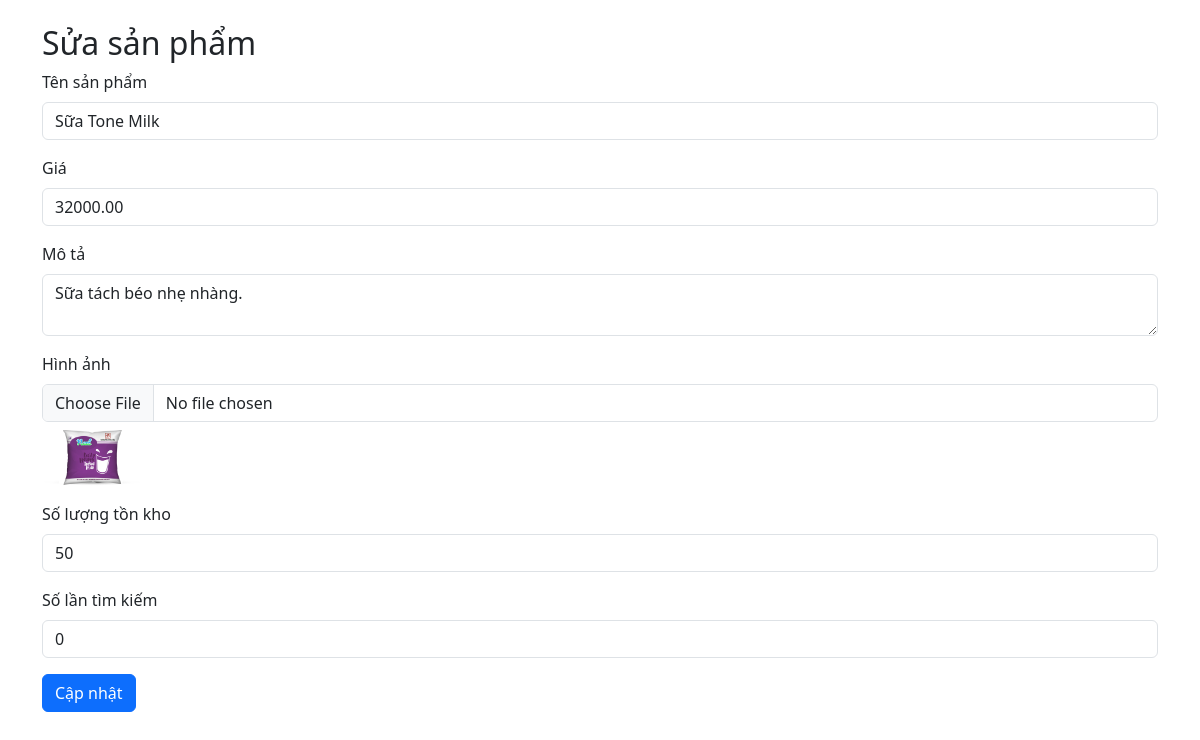
Page /admin/edit_product.php?id=21 (signed in) on the committed database.
### tables this page shows
CREATE TABLE `products` (
  `id` int(11) NOT NULL,
  `name` varchar(255) NOT NULL,
  `price` decimal(10,2) NOT NULL,
  `description` text DEFAULT NULL,
  `image` varchar(255) DEFAULT NULL,
  `stock` int(11) NOT NULL DEFAULT 50,
  `search_count` int(11) NOT NULL DEFAULT 0
);

### admin/edit_product.php (the view, shortened to what this page needs)
<?php
include '../includes/config.php';
$id = $_GET['id'];
$stmt = $conn->prepare("SELECT * FROM products WHERE id = ?");
$stmt->bind_param("i", $id);
$stmt->execute();
$product = $stmt->get_result()->fetch_assoc();
?>
<!DOCTYPE html>
<html lang="vi">
<head>
    <link href="https://cdn.jsdelivr.net/npm/bootstrap@5.3.0/dist/css/bootstrap.min.css" rel="stylesheet">
</head>
<body>
    <div class="container mt-4">
        <h2>Sửa sản phẩm</h2>
        <form method="POST" enctype="multipart/form-data">
            <div class="mb-3">
                <label class="form-label">Tên sản phẩm</label>
                <input type="text" class="form-control" name="name" value="<?php echo htmlspecialchars($product['name']); ?>" required>
            </div>
            <div class="mb-3">
                <label class="form-label">Giá</label>
                <input type="number" class="form-control" name="price" value="<?php echo $product['price']; ?>" step="0.01" required>
            </div>
            <div class="mb-3">
                <label class="form-label">Mô tả</label>
                <textarea class="form-control" name="description"><?php echo htmlspecialchars($product['description']); ?></textarea>
            </div>
            <div class="mb-3">
                <label class="form-label">Hình ảnh</label>
                <input type="file" class="form-control" name="image" accept="image/jpeg,image/png,image/gif">
                <img src="../images/<?php echo htmlspecialchars($product['image']); ?>" width="100" class="mt-2">
            </div>
            <div class="mb-3">
                <label class="form-label">Số lượng tồn kho</label>
                <input type="number" class="form-control" name="stock" value="<?php echo $product['stock']; ?>" min="0" required>
            </div>
            <div class="mb-3">
                <label class="form-label">Số lần tìm kiếm</label>
                <input type="number" class="form-control" name="search_count" value="<?php echo $product['search_count']; ?>" min="0" required>
            </div>
            <button type="submit" class="btn btn-primary">Cập nhật</button>
        </form>
    </div>
</body>
</html>

### rows in the picture
products: name "Sữa Tone Milk", price "32000.00", description "Sữa tách béo nhẹ nhàng.", image (picture), stock "50", search_count "0"
